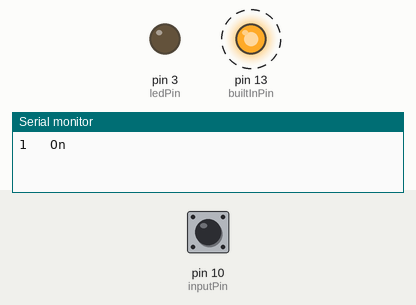
This sketch was run on a simulated Arduino Uno, built with avr-gcc and run on an emulated ATmega328P. On the bench: output pins drawn as LEDs (lit = HIGH), the last lines printed to the serial monitor. Dashed ring = blinking. The inputs (shaded band) are chosen by the test bench; at power-on: pin 10 (inputPin) HIGH.

Above: at 0.18 s.
At 1.2 s:
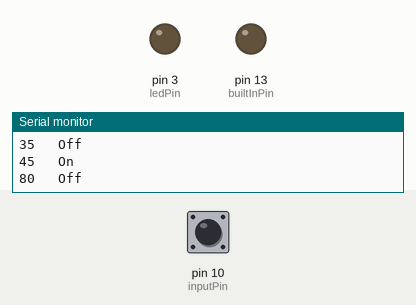
1.3 s: pin 10 (inputPin) pulled LOW for 0.15 s
At 12.3 s:
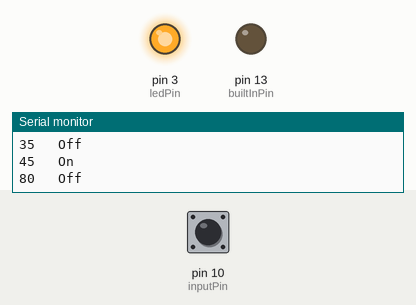
Timing chart, 0 to 16.3 s (numbered marks = the images above; inputs shaded):
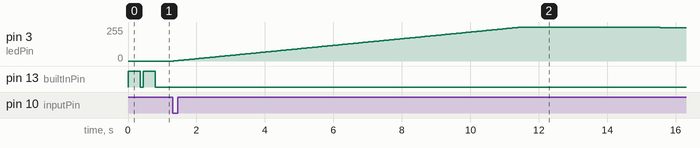

Measured:
- after the input at 1.3 s, pin 3 (ledPin): rises from 0/255 to 255/255 in 10.2 s, then falls to 251/255 in 4.0 s; pin 13 (builtInPin): stops changing and stays LOW
- by itself, pin 13 (builtInPin): alternates HIGH for 0.35 s and LOW for 0.10 s

The sketch:

TriggeredOnThenFadeout.ino
```cpp
/*
 A light that turns on when triggered and then slowly fades out.

 */


int ledPin = 3;    // LED connected to digital pin 3
int inputPin = 10;
int builtInPin = 13;
int builtInPinState = 0;

void setup()  {
  Serial.begin(9600);
  pinMode(inputPin, INPUT);
  pinMode(builtInPin, OUTPUT);
  digitalWrite(inputPin, HIGH); //Turn on pullup resistor
}

void loop()  {
  if(builtInPinState == 1){
    digitalWrite(builtInPin, HIGH);
    Serial.print(builtInPinState);
    Serial.println("   On");
  }else if(builtInPinState == 35){
    digitalWrite(builtInPin, LOW);
    Serial.print(builtInPinState);
    Serial.println("   Off");
  }else if(builtInPinState == 45){
    digitalWrite(builtInPin, HIGH);
    Serial.print(builtInPinState);
    Serial.println("   On");
  }else if(builtInPinState == 80){
    digitalWrite(builtInPin, LOW);
    Serial.print(builtInPinState);
    Serial.println("   Off");
  }else if(builtInPinState > 300){
    builtInPinState = 0;
    Serial.print(builtInPinState);
    Serial.println("   ResetCounter");
  }
  if(digitalRead(inputPin)==0){
      fadeOn();
    }
  builtInPinState++;
  delay(10);
}

void fadeOn (void){
  for(int fadeValue = 0 ; fadeValue <= 255; fadeValue +=1) {
    // sets the value (range from 0 to 255):
    analogWrite(ledPin, fadeValue);
    delay(40);
  }
  fadeOut();
}

void fadeOut (void){
  int delaytime = 1000;
  for(int fadeValue = 255 ; fadeValue >= 0; fadeValue -=1) {
    // sets the value (range from 0 to 255):
    analogWrite(ledPin, fadeValue);
    if(fadeValue < 10){
      delaytime += 1000;
    }
    delay(delaytime);
  }
}
```
